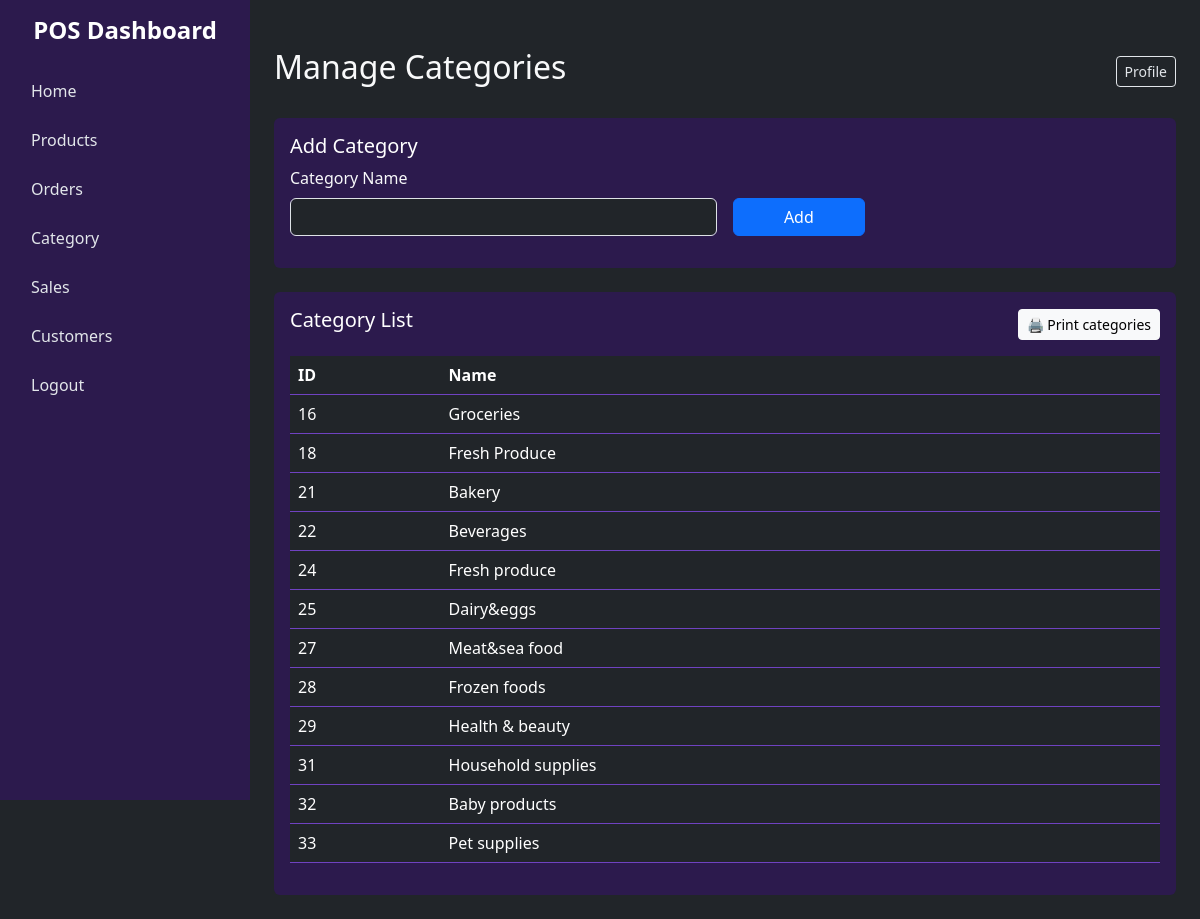
Page /dash/category.php (signed in) on the committed database.
### tables this page shows
CREATE TABLE `categories` (
  `id` int(11) NOT NULL,
  `name` varchar(50) NOT NULL
);

### dash/category.php (the view, shortened to what this page needs)
<?php
include '../db.php';
$categories = [];
$result = $conn->query("SELECT * FROM categories");
while ($row = $result->fetch_assoc()) {
    $categories[] = $row;
}
?>
<!DOCTYPE html>
<html lang="en">
<head>
    <link href="../bootstrap/css/bootstrap.min.css" rel="stylesheet">
    <link rel="stylesheet" href="dash.css">
</head>
<body class="bg-dark text-light">
    <div class="d-flex">
        <div class="main-content flex-grow-1 p-4">
            <header class="d-flex justify-content-between align-items-center mb-4">
                <h2>Manage Categories</h2>
                <button class="btn btn-outline-light btn-sm no-print">Profile</button>
            </header>
            <div class="card bg-dark-purple text-light mb-4 no-print">
                <div class="card-body">
                    <h5 class="card-title">Add Category</h5>
                    <form action="category.php" method="POST" class="row g-3">
                        <div class="col-md-6">
                            <label for="name" class="form-label">Category Name</label>
                            <input type="text" class="form-control bg-dark text-light" id="name" name="name" required>
                        </div>
                        <div class="col-md-2 d-flex align-items-end">
                            <button type="submit" class="btn btn-primary w-100">Add</button>
                        </div>
                    </form>
                </div>
            </div>
<div class="card bg-dark-purple text-light">
    <div class="card-body">
        <div class="d-flex justify-content-between align-items-center mb-3">
            <h5 class="card-title">Category List</h5>
            <button class="btn btn-light btn-sm no-print" onclick="printTable()">🖨️ Print categories</button>
        </div>
        <div id="printableTable">
            <div class="table-responsive">
                <table class="table table-dark table-hover">
                    <thead>
                        <tr>
                            <th>ID</th>
                            <th>Name</th>
                        </tr>
                    </thead>
                    <tbody>
                        <?php foreach ($categories as $category): ?>
                            <tr>
                                <td><?php echo $category['id']; ?></td>
                                <td><?php echo htmlspecialchars($category['name']); ?></td>
                            </tr>
                        <?php endforeach; ?>
                    </tbody>
                </table>
            </div>
        </div>
    </div>
</div>
        </div>
    </div>
</body>
</html>

### dash/dash.css (style rules this page uses)
body.bg-dark { background-color: #1a1a1a; color: #e2e6ea; }
.sidebar { width: 250px; min-height: 100vh; background-color: #2c1a4d; position: fixed; top: 0; left: 0; transition: width 0.3s; }
.sidebar h4 { color: #ffffff; font-weight: bold; }
.sidebar .nav-link { color: #e2e6ea; padding: 10px 15px; border-radius: 5px; margin-bottom: 5px; }
.main-content { margin-left: 250px; padding: 20px; }
.card.bg-dark-purple { background-color: #2c1a4d; border: none; }
.card.bg-dark-purple .card-title { color: #ffffff; }
.table-dark { background-color: #2c1a4d; }
.table-dark th, .table-dark td { border-color: #6f42c1; }
.btn-outline-light { border-color: #e2e6ea; color: #e2e6ea; }

### rows in the picture
categories: id "16", name "Groceries"
categories: id "18", name "Fresh Produce"
categories: id "21", name "Bakery"
categories: id "22", name "Beverages"
categories: id "24", name "Fresh produce"
categories: id "25", name "Dairy&eggs"
categories: id "27", name "Meat&sea food"
categories: id "28", name "Frozen foods"
categories: id "29", name "Health & beauty"
categories: id "31", name "Household supplies"
categories: id "32", name "Baby products"
categories: id "33", name "Pet supplies"
